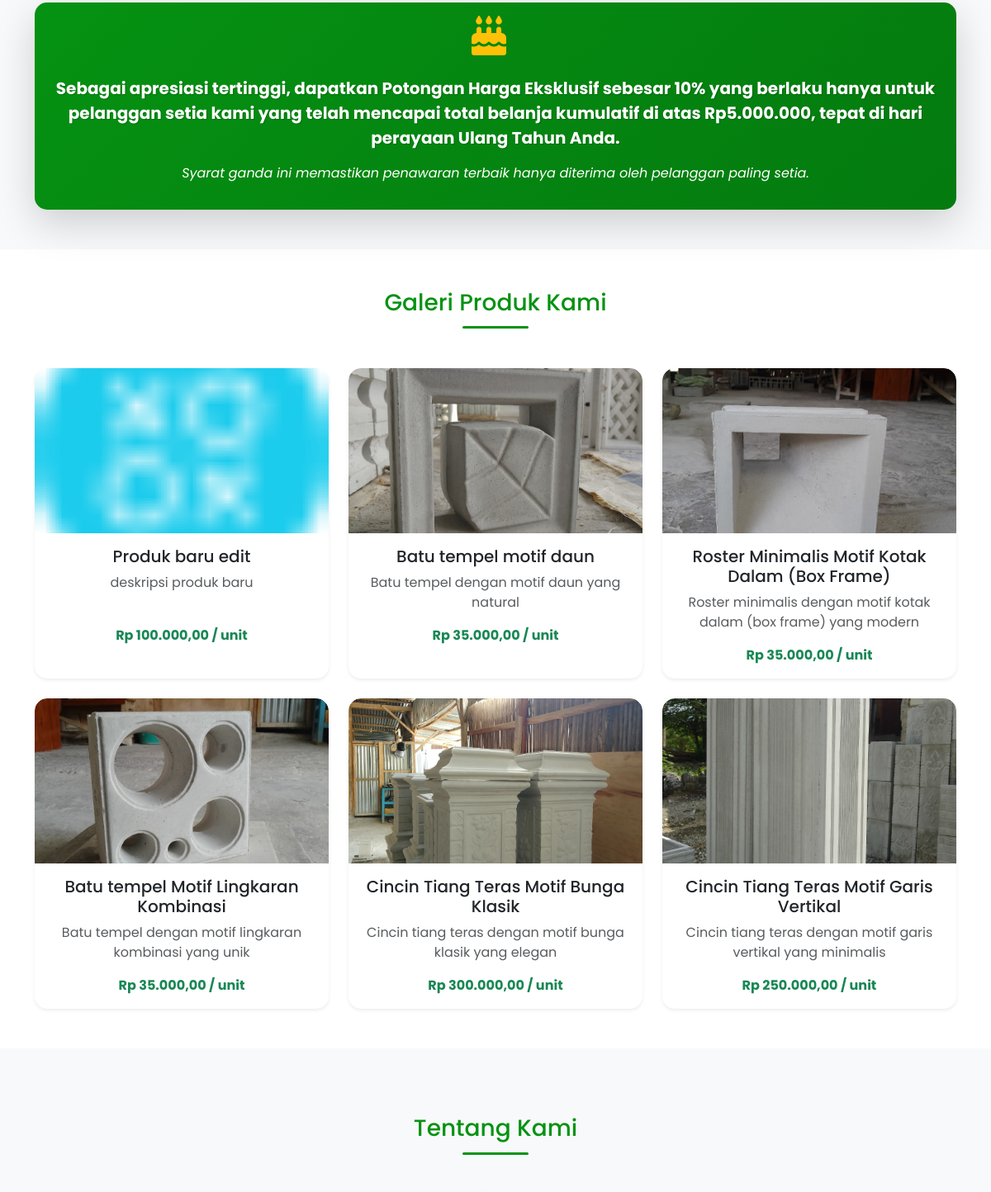
Before: / (middle part) with the older database file.
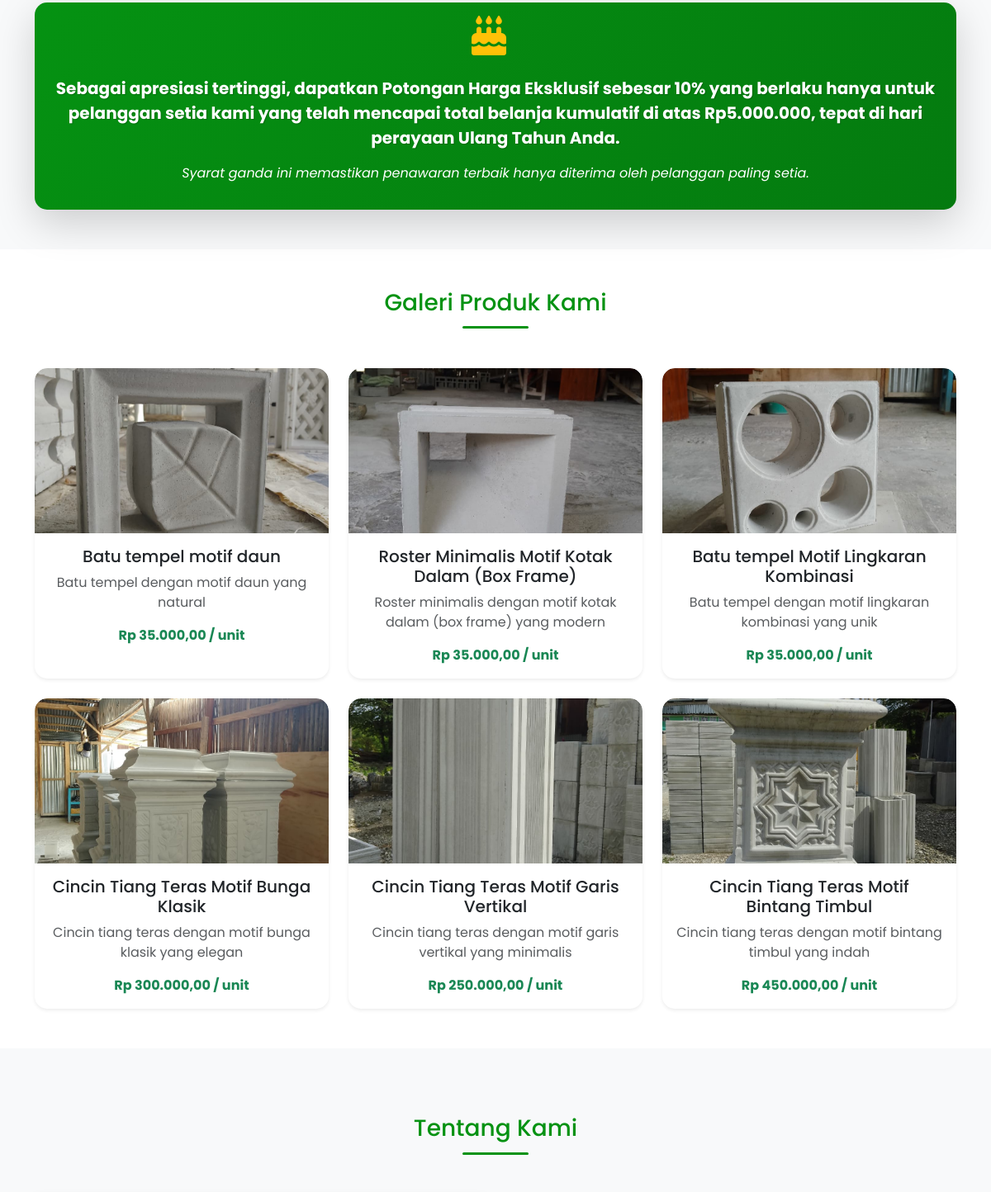
After: the same page with the newer database file.
### admin_dashboard/models.py (models this page shows, shortened)
class Produk(models.Model):
    nama_produk = models.CharField(max_length=255, verbose_name="Nama Produk")
    deskripsi_produk = models.TextField(verbose_name="Deskripsi Produk")
    foto_produk = models.ImageField(upload_to='produk_images/', verbose_name="Foto Produk")
    stok_produk = models.IntegerField(verbose_name="Stok Produk")
    harga_produk = models.DecimalField(max_digits=10, decimal_places=2, verbose_name="Harga Produk")
    kategori = models.ForeignKey(Kategori, on_delete=models.SET_NULL, blank=True, null=True, verbose_name="Kategori")
    class Meta:
        verbose_name_plural = "Produk"
        db_table = 'produk'

### admin_dashboard/views.py (the view)
# urls.py: path('', views.beranda_umum, name='beranda_umum'),
def beranda_umum(request):
    galeri_path = os.path.join(settings.BASE_DIR, 'static', 'images', 'galeri')
    galeri_images = []
    if os.path.exists(galeri_path):
        for filename in os.listdir(galeri_path):
            if filename.lower().endswith(('.png', '.jpg', '.jpeg', '.gif')):
                galeri_images.append(f'images/galeri/{filename}')
    produk = Produk.objects.all().order_by('-id')[:6]
    context = {
        'galeri_images': galeri_images[:3],  # Limit to 3 images
        'produk': produk  # Use the same variable name as in product_list.html
    }
    return render(request, 'beranda_umum.html', context)

### admin_dashboard/context_processors.py (called while the page is built, shortened)
def notification_cart_context(request):
    context = {
        'unseen_notifications_count': 0,
        'cart_item_count': 0
    }
    return context

### dashboard_admin/context_processors.py (called while the page is built, shortened)
def admin_crm_context(request):
    if not request.path.startswith('/dashboard_admin/'):
        return {}

### templates/beranda_umum.html (shortened to what this page needs)
{% load static %}
{% load humanize %}
<!DOCTYPE html>
<html lang="en">
<head>
    <link href="https://cdn.jsdelivr.net/npm/bootstrap@5.3.0/dist/css/bootstrap.min.css" rel="stylesheet">
    <link rel="stylesheet" href="https://cdnjs.cloudflare.com/ajax/libs/font-awesome/6.4.0/css/all.min.css">
    <link rel="stylesheet" href="{% static 'css/dynamic-navbar.css' %}">
</head>
<body>
  <section id="feature-callout" class="py-5">
    <div class="container">
        <div class="row align-items-center">
            <div class="col-lg-12 mb-4 mb-lg-0">
                <div class="card discount-card shadow-lg h-100 border-0" style="background-color: #059212;">
                    <div class="card-body text-white text-center p-5 p-sm-3">
                        <div class="mb-4">
                            <i class="fas fa-birthday-cake fa-3x me-3 feature-icon" style="color: #FFC107;"></i>
                        </div>
                        <p class="card-text lead fw-bold fs-5 fs-sm-6">
                            Sebagai apresiasi tertinggi, dapatkan Potongan Harga Eksklusif sebesar 10% yang berlaku hanya untuk pelanggan setia kami yang telah mencapai total belanja kumulatif di atas Rp5.000.000, tepat di hari perayaan Ulang Tahun Anda.
                        </p>
                        <p class="mt-3 fst-italic fs-6 fs-sm-7">Syarat ganda ini memastikan penawaran terbaik hanya diterima oleh pelanggan paling setia.</p>
                    </div>
                </div>
            </div>
        </div>
    </div>
</section>
    <section id="gallery" class="py-5 bg-white">
        <div class="container">
            <h2 class="text-center mb-5 section-title fs-3 fs-sm-2">Galeri Produk Kami</h2>
            <div class="row g-4">
                {% for p in produk %}
                <div class="col-md-4">
                    <div class="card product-card h-100 shadow-sm border-0" data-bs-toggle="modal" data-bs-target="#imageModal" data-image="{{ p.foto_produk.url }}" data-teks= "{{p.deskripsi_produk}}">
                        <img src="{{ p.foto_produk.url }}" class="card-img-top gallery-img" alt="{{ p.nama_produk }}">
                        <div class="card-body text-center">
                            <h5 class="card-title fs-5 fs-sm-6">{{ p.nama_produk }}</h5>
                            <p class="card-text text-muted fs-6 fs-sm-7">{{ p.deskripsi_produk|truncatewords:15 }}</p>
                            <p class="card-text fw-bold text-success fs-6 fs-sm-7">Rp {{ p.harga_produk|intcomma }} / unit</p>
                        </div>
                    </div>
                </div>
                {% endfor %}
            </div>
        </div>
    </section>
    <section id="about" class="about-section">
        <div class="container">
            <h2 class="text-center mb-5 section-title fs-3 fs-sm-2">Tentang Kami</h2>
        </div>
    </section>
</body>
</html>

Changed rows visible on the page:
no longer on this page (row edited): Produk: foto_produk (picture), nama_produk "Produk baru edit", deskripsi_produk "deskripsi produk baru", harga_produk "100.000,00"
added Produk: foto_produk (picture), nama_produk "Cincin Tiang Teras Motif Bintang Timbul", deskripsi_produk "Cincin tiang teras dengan motif bintang timbul yang indah", harga_produk "450.000,00"
